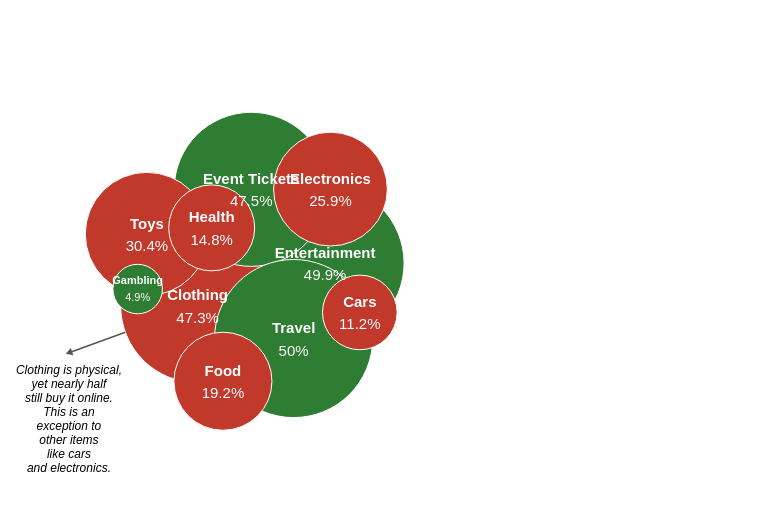

This figure's Vega-Lite source:
### Vega specification from a JSON file in a GitHub repository (floating-point values rounded to 4 significant figures)
{"$schema": "https://vega.github.io/schema/vega/v5.json", "description": "A packed bubble chart.", "width": 760, "height": 500, "padding": {"left": 5, "right": 5, "top": 20, "bottom": 0}, "autosize": "none", "signals": [{"name": "cx", "update": "250"}, {"name": "cy", "update": "height / 2"}, {"name": "gravityX", "value": 0.2}, {"name": "gravityY", "value": 0.1}, {"name": "arrowAngle", "value": 160}, {"name": "arrowLen", "value": 60}, {"name": "textDX", "value": 0}], "data": [{"name": "table", "values": [{"category": "Entertainment", "amount": 6013.0, "pct": 49.9, "type": "Non-Physical"}, {"category": "Clothing", "amount": 5698.0, "pct": 47.3, "type": "Physical"}, {"category": "Event Tickets", "amount": 5720.0, "pct": 47.5, "type": "Non-Physical"}, {"category": "Travel", "amount": 6024.0, "pct": 50, "type": "Non-Physical"}, {"category": "Toys", "amount": 3662.0, "pct": 30.4, "type": "Physical"}, {"category": "Electronics", "amount": 3119.0, "pct": 25.9, "type": "Physical"}, {"category": "Food", "amount": 2316, "pct": 19.2, "type": "Physical"}, {"category": "Health", "amount": 1780.0, "pct": 14.8, "type": "Physical"}, {"category": "Cars", "amount": 1343.0, "pct": 11.2, "type": "Physical"}, {"category": "Gambling", "amount": 590.5, "pct": 4.9, "type": "Non-Physical"}]}], "scales": [{"name": "size", "domain": {"data": "table", "field": "amount"}, "zero": true, "range": [0, 25000]}, {"name": "color", "type": "ordinal", "domain": ["Physical", "Non-Physical"], "range": ["#c0392b", "#2e7d32"]}], "legends": [{"fill": "color", "title": "Item type", "orient": "right", "symbolType": "circle", "symbolSize": 150, "labelFontSize": 12, "titleFontSize": 12}], "marks": [{"name": "nodes", "type": "symbol", "from": {"data": "table"}, "encode": {"enter": {"fill": {"scale": "color", "field": "type"}, "xfocus": {"signal": "cx"}, "yfocus": {"signal": "cy"}}, "update": {"size": {"signal": "datum.amount", "scale": "size"}, "stroke": {"value": "white"}, "strokeWidth": {"value": 1}, "tooltip": {"signal": "datum"}}}, "transform": [{"type": "force", "iterations": 100, "static": false, "forces": [{"force": "collide", "iterations": 2, "radius": {"expr": "sqrt(datum.size)/2"}}, {"force": "center", "x": {"signal": "cx"}, "y": {"signal": "cy"}}, {"force": "x", "x": "xfocus", "strength": {"signal": "gravityX"}}, {"force": "y", "y": "yfocus", "strength": {"signal": "gravityY"}}]}]}, {"type": "rule", "from": {"data": "nodes"}, "encode": {"update": {"x": {"signal": "datum.x + cos(arrowAngle * PI / 180) * sqrt(datum.size) / 2"}, "y": {"signal": "datum.y + sin(arrowAngle * PI / 180) * sqrt(datum.size) / 2"}, "x2": {"signal": "datum.x + cos(arrowAngle * PI / 180) * (sqrt(datum.size) / 2 + arrowLen)"}, "y2": {"signal": "datum.y + sin(arrowAngle * PI / 180) * (sqrt(datum.size) / 2 + arrowLen)"}, "stroke": {"value": "#555"}, "strokeWidth": {"value": 1.5}, "opacity": {"signal": "datum.datum.category === 'Clothing' ? 1 : 0"}}}}, {"type": "symbol", "from": {"data": "nodes"}, "encode": {"update": {"x": {"signal": "datum.x + cos(arrowAngle * PI / 180) * (sqrt(datum.size) / 2 + arrowLen)"}, "y": {"signal": "datum.y + sin(arrowAngle * PI / 180) * (sqrt(datum.size) / 2 + arrowLen)"}, "shape": {"value": "triangle-right"}, "angle": {"signal": "arrowAngle"}, "size": {"value": 60}, "fill": {"value": "#555"}, "opacity": {"signal": "datum.datum.category === 'Clothing' ? 1 : 0"}}}}, {"type": "text", "from": {"data": "nodes"}, "encode": {"update": {"x": {"signal": "datum.x + cos(arrowAngle * PI / 180) * (sqrt(datum.size) / 2 + arrowLen) + textDX"}, "y": {"signal": "datum.y + sin(arrowAngle * PI / 180) * (sqrt(datum.size) / 2 + arrowLen) + 12"}, "align": {"value": "center"}, "baseline": {"value": "top"}, "fontSize": {"value": 12}, "fontStyle": {"value": "italic"}, "fill": {"value": "black"}, "text": {"value": ["Clothing is physical,", "yet nearly half", "still buy it online.", "This is an", "exception to", "other items", "like cars", "and electronics."]}, "opacity": {"signal": "datum.datum.category === 'Clothing' ? 1 : 0"}}}}, {"type": "text", "from": {"data": "nodes"}, "encode": {"enter": {"align": {"value": "center"}, "baseline": {"value": "middle"}, "fontWeight": {"value": "bold"}, "fill": {"value": "#ffffff"}, "text": {"field": "datum.category"}}, "update": {"x": {"field": "x"}, "y": {"field": "y"}, "fontSize": {"signal": "min(15, max(9, sqrt(datum.size) / 4.5))"}, "dy": {"signal": "-0.7 * min(15, max(9, sqrt(datum.size) / 4.5))"}}}}, {"type": "text", "from": {"data": "nodes"}, "encode": {"enter": {"align": {"value": "center"}, "baseline": {"value": "middle"}, "fill": {"value": "#ffffff"}, "text": {"signal": "datum.datum.pct + '%'"}}, "update": {"x": {"field": "x"}, "y": {"field": "y"}, "dy": {"signal": "0.8 * min(15, max(9, sqrt(datum.size) / 4.5))"}, "fontSize": {"signal": "min(15, max(9, sqrt(datum.size) / 4.5))"}}}}]}
